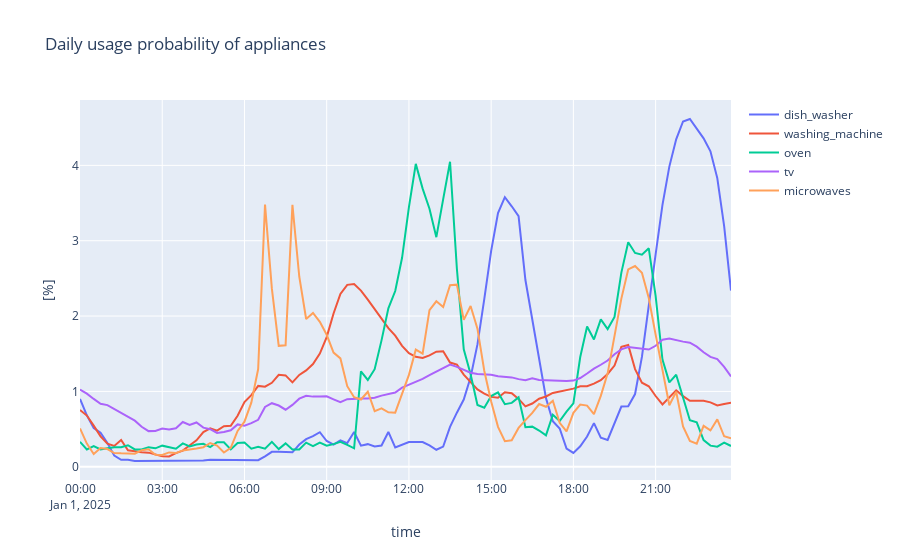

Notebook code for this chart:
### Markdown cell above
### **Usage probability of all appliances**

To emulate the domestic load profile are used the following usage probability on quarterly level.

### Code cell
plot_appliance_load_profile()
